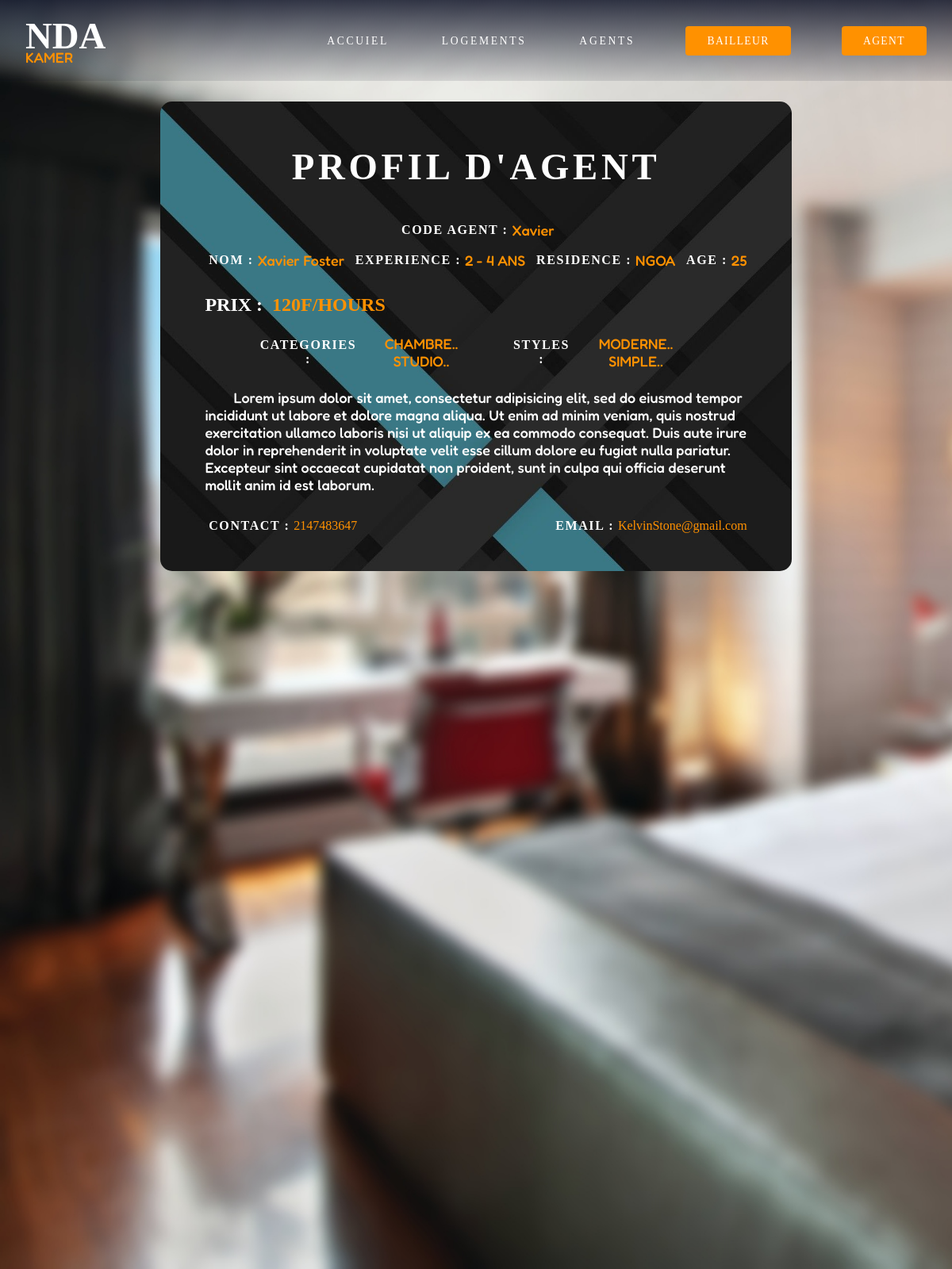
The page /profilAgent.php?idAgent=Xavier on the database its author committed.
### tables this page shows
CREATE TABLE `agent` (
  `nom` varchar(20) NOT NULL,
  `prenom` varchar(20) NOT NULL,
  `contact` int(20) NOT NULL,
  `email` varchar(30) NOT NULL,
  `username` varchar(20) NOT NULL,
  `password` varchar(20) NOT NULL
);

CREATE TABLE `agentinfo` (
  `IdAgent` varchar(20) NOT NULL,
  `image` varchar(30) NOT NULL,
  `residence` varchar(20) NOT NULL,
  `age` int(5) NOT NULL,
  `experience` int(5) NOT NULL,
  `prix` int(10) NOT NULL,
  `description` varchar(500) NOT NULL
);

CREATE TABLE `categorieagent` (
  `idCategorie` varchar(20) NOT NULL,
  `idAgent` varchar(20) NOT NULL,
  `agent` varchar(20) NOT NULL
);

CREATE TABLE `styleagent` (
  `idStyle` varchar(20) NOT NULL,
  `idAgent` varchar(20) NOT NULL,
  `agent` varchar(20) NOT NULL
);

### detailAgent.php (the view, shortened to what this page needs)
<?php
  require_once 'dbConnect.php';
  $idAgent = $_GET['idAgent'];
  $statement = $pdo -> prepare('SELECT * FROM agent WHERE username = :username');
  $statement->bindValue(':username', $idAgent);
  $statement->execute();
  $agent = $statement->fetch(PDO::FETCH_ASSOC);
  $statement = $pdo -> prepare('SELECT * FROM agentinfo WHERE idAgent = :idAgent');
  $statement->bindValue(':idAgent', $idAgent);
  $statement->execute();
  $agentInfo = $statement->fetch(PDO::FETCH_ASSOC);
  $statement = $pdo -> prepare('SELECT idCategorie FROM categorieagent WHERE idAgent = :idAgent');
  $statement->bindValue(':idAgent', $idAgent);
  $statement->execute();
  $categorieAgent = $statement->fetchALL(PDO::FETCH_ASSOC);
  $statement = $pdo -> prepare('SELECT idStyle FROM styleagent WHERE idAgent = :idAgent');
  $statement->bindValue(':idAgent', $idAgent);
  $statement->execute();
  $styleAgent = $statement->fetchALL(PDO::FETCH_ASSOC);
 ?>
 <!DOCTYPE html>
 <html lang="en" dir="ltr">
   <head>
   </head>
   <body>
      <div class="profil-block">
        <h1>PROFIL D'AGENT</h1>
        <div class="profil-image">
        </div>
        <div class="profil-header">
          <strong>CODE AGENT :</strong><p><?php echo $agent['username']; ?><p>
        </div>
        <div class="profil-info">
          <div class="profil-header">
            <strong>NOM :</strong><p><?php echo $agent['nom']." ".$agent['prenom']; ?><p>
          </div>
          <div class="profil-header">
            <strong>EXPERIENCE :</strong><p>
            <?php
              if($agentInfo['experience'] == 1){
                echo "1 ANS";
              }else if($agentInfo['experience'] == 2){
                echo "2 - 4 ANS";
              }else{
                echo "5+ ANS";
              }
             ?><p>
          </div>
          <div class="profil-header">
            <strong>RESIDENCE :</strong><p><?php echo $agentInfo['residence']; ?><p>
          </div>
          <div class="profil-header">
            <strong>AGE :</strong><p><?php echo $agentInfo['age']; ?><p>
          </div>
        </div>
        <div class="profil-body">
          <div class="profil-price">
            <?php
              $price =  number_format($agentInfo['prix'], 0, '.', ',');
              echo "<h2>PRIX : </h2><h2 class='price'>".$price."F/HOURS</h2>";
             ?>
          </div>
          <div class="profil-info">
            <div class="profil-header">
              <strong>CATEGORIES :</strong><p>
                <?php
                foreach ($categorieAgent as $key => $categorieAgent) {
                  echo $categorieAgent['idCategorie'].".. ";
                }
                ?><p>
            </div>
            <div class="profil-header">
              <strong>STYLES :</strong><p>
                <?php
                foreach ($styleAgent as $key => $styleAgent) {
                  echo $styleAgent['idStyle'].".. ";
                }
                ?><p>
            </div>
          </div>
          <div class="profil-descrip">
            <p><?php echo $agentInfo['description'] ?></p>
          </div>
        </div>
        <div class="profil-info">
          <div class="profil-header">
            <strong>CONTACT :</strong>
            <?php
              echo "<a target='_blank' href='https://wa.me/".$agent['contact']."'>".$agent['contact']."</a>";
            ?>
          </div>
          <div class="profil-header">
            <strong>EMAIL :</strong><a href="">
            <?php
              echo "<a target='_blank' href='mailto:".$agent['email']."'>".$agent['email']."</a>";
             ?>
          </div>
        </div>
      </div>
   </body>
 </html>

### index.css (style rules this page uses)
* { box-sizing: border-box; }
body { margin: 0; padding: 0; box-sizing: border-box; font-family: Righteous; cursor: default; }
a { font-family: Righteous; font-size: .85rem; text-decoration: none; }
h1,h2,h3,p { margin: 0; }
h1 { font-family: Righteous; font-size: 2.925rem; }
h2 { font-family: Righteous; font-size: 1.5rem; }
p { font-family: Fredoka; font-size: 1.125rem; }
:root { --first-color: #1A73E8; --input-color: #80868B; --border-color: #DADCE0; --normal-font-size: 1rem; --small-font-size: .75rem; }

### profil.css (style rules this page uses)
.profil-block { width: 70%; padding: 2em .5em; margin: auto; background-image: url(img/bkForm4k4.jpg); background-position: center; background-repeat: no-repeat; background-size: cover; color: #FFFFFF; border-radius: 15px; }
.profil-block h1 { text-align: center; margin: .5em; color: #FFFFFF; letter-spacing: .1em; }
.profil-image { width: 70%; overflow: hidden; margin: auto; }
.profil-header { text-align: center; display: flex; justify-content: center; align-items: center; }
.profil-header p { color: #FF9100; }
.profil-header strong { letter-spacing: .1em; margin: 0 .3em; }
.profil-info { width: 100%; margin: 0; padding: 1em 3em; display: flex; justify-content: space-between; }
.profil-body { padding: 1em 3em; }
.profil-price { display: flex; }
.price { color: #FF9100; margin-left: .5em; }
.profil-body .profil-header { display: flex; justify-content: flex-start; align-items: center; padding: .5em 1em; }
.profil-descrip p::first-letter { margin-left: 2em; }
.profil-header a { font-size: 16px; color: #FF9100; }

### rows shown on the page
agent: username "Xavier", nom "Xavier", prenom "Foster", contact "2147483647", email "KelvinStone@gmail.com"
agentinfo: residence "NGOA", age "25", prix "120", description "Lorem ipsum dolor sit amet, consectetur adipisicing elit, sed do eiusmod tempor incididunt ut labore et dolore magna aliqua. Ut enim ad minim veniam, quis nostrud exercitation ullamco laboris nisi ut aliquip ex ea commodo consequat. Duis aute irure dolor in reprehenderit in voluptate velit esse cillum dolore eu fugiat nulla pariatur. Excepteur sint occaecat cupidatat non proident, sunt in culpa qui officia deserunt mollit anim id est laborum."
categorieagent: idCategorie "CHAMBRE"
categorieagent: idCategorie "STUDIO"
styleagent: idStyle "MODERNE"
styleagent: idStyle "SIMPLE"
